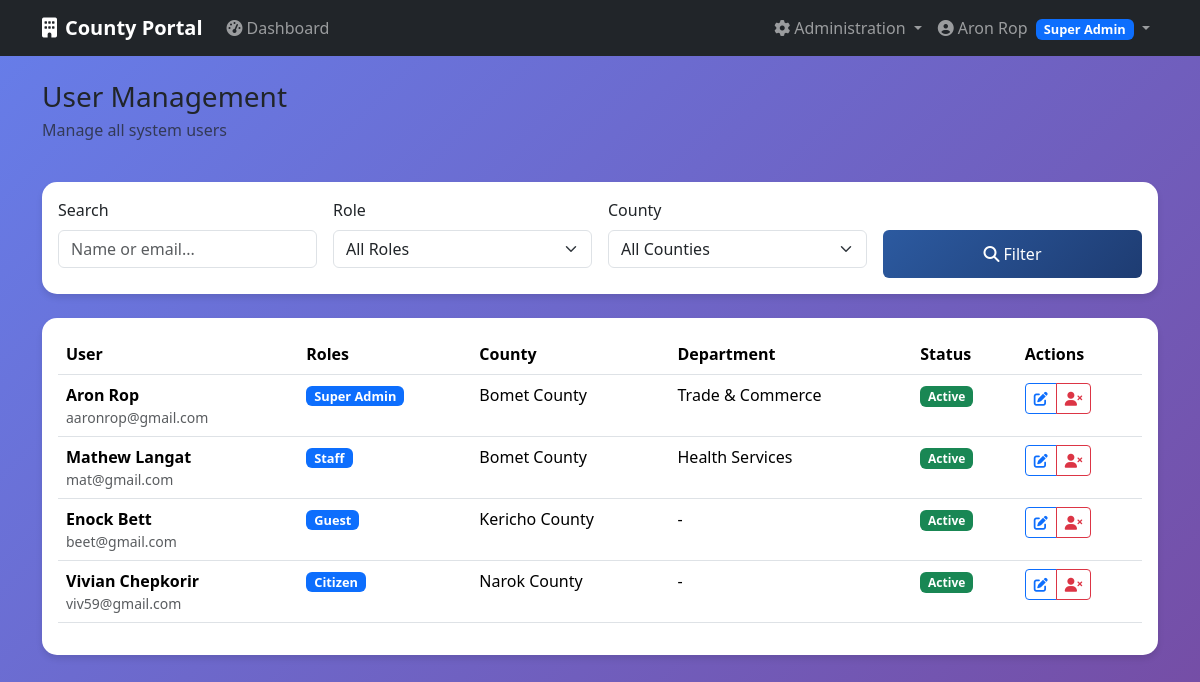
Before: /auth/users (signed in) with the older database file.
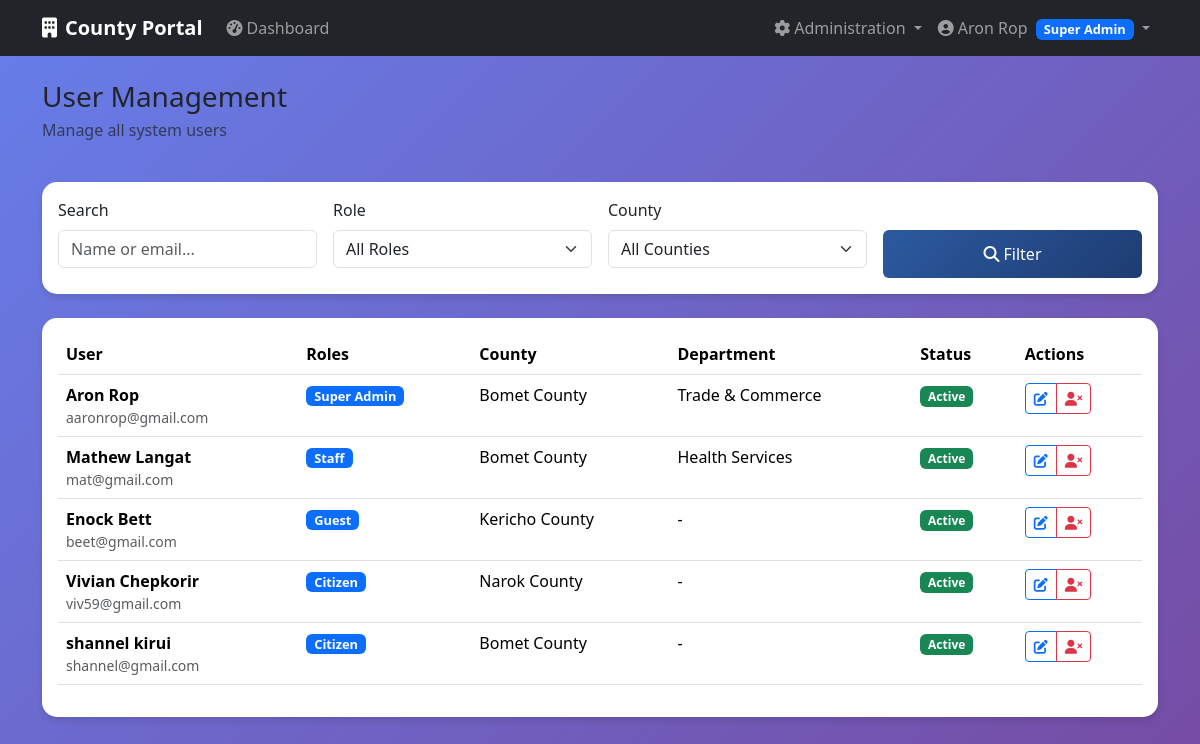
After: the same page with the newer database file.
### app/models/user.py (models this page shows, shortened)
class Role(db.Model, RoleMixin):
    __tablename__ = 'roles'
    id = db.Column(db.Integer, primary_key=True)
    name = db.Column(db.String(80), unique=True, nullable=False)
    description = db.Column(db.String(255), nullable=True)

class User(db.Model, UserMixin):
    __tablename__ = 'users'
    id = db.Column(db.Integer, primary_key=True)
    email = db.Column(db.String(200), unique=True, nullable=False)
    password = db.Column(db.String(128), nullable=False)
    active = db.Column(db.Boolean(), default=True)
    confirmed_at = db.Column(db.DateTime())
    created_at = db.Column(db.DateTime(), nullable=False, default=db.func.current_timestamp())
    fs_uniquifier = db.Column(db.String(255), unique=True, nullable=False, default=lambda: str(uuid.uuid4()))
    county_id = db.Column(db.Integer, db.ForeignKey('counties.id'))
    department_id = db.Column(db.Integer, db.ForeignKey('departments.id'))
    last_login_at = db.Column(db.DateTime())
    current_login_at = db.Column(db.DateTime())
    last_login_ip = db.Column(db.String(50))
    current_login_ip = db.Column(db.String(50))
    login_count = db.Column(db.Integer, default=0)
    first_name = db.Column(db.String(100))
    last_name = db.Column(db.String(100))
    phone = db.Column(db.String(20))
    roles = db.relationship('Role', secondary=roles_users, backref=db.backref('users', lazy='dynamic'))
    def full_name(self):
        if self.first_name and self.last_name:
            return f"{self.first_name} {self.last_name}"
        return self.email.split('@')[0] # Fallback if user dont provide first and last name or both
    def has_role(self, role_name):
        return any(role.name == role_name for role in self.roles)

### app/models/county.py (models this page shows, shortened)
class County(db.Model):
        __tablename__ = 'counties'
        id = db.Column(db.Integer, primary_key=True)
        name = db.Column(db.String(100), unique=True, nullable=False)
        code = db.Column(db.String(10), unique=True, nullable=False)
        description = db.Column(db.Text)
        active = db.Column(db.Boolean, default=True)
        created_at = db.Column(db.DateTime, default=datetime.utcnow)
        users = db.relationship('User', backref='county', lazy='dynamic')
        departments = db.relationship('Department', backref='county',   lazy='dynamic')

class Department(db.Model):
        __tablename__ = 'departments'
        id = db.Column(db.Integer, primary_key=True)
        name = db.Column(db.String(100), nullable=False)
        code = db.Column(db.String(20), nullable=False)
        description = db.Column(db.Text)
        county_id = db.Column(db.Integer, db.ForeignKey('counties.id'),
  nullable=False)
        active = db.Column(db.Boolean, default=True)
        created_at = db.Column(db.DateTime, default=datetime.utcnow)
        officers = db.relationship('User', backref='department', lazy='dynamic')
        permit_types = db.relationship('PermitType', backref='department', lazy='dynamic')

### app/auth/routes.py (the view)
@auth_bp.route('/users')
@login_required
@roles_required(UserRoles.SUPER_ADMIN)
def users():
    page = request.args.get('page', 1, type=int)
    search = request.args.get('search', '', type=str)
    role_filter = request.args.get('role', '', type=str)
    county_filter = request.args.get('county', '', type=str)
    query = User.query
    if search:
        query = query.filter(
            (User.email.contains(search)) |
            (User.first_name.contains(search)) |
            (User.last_name.contains(search))
        )
    if role_filter:
        role = Role.query.filter_by(name=role_filter).first()
        if role:
            query = query.filter(User.roles.contains(role))
    if county_filter:
        query = query.filter_by(county_id=county_filter)
    users = query.paginate(
        page=page, per_page=20, error_out=False
    )
    roles = Role.query.all()
    counties = County.query.filter_by(active=True).all()
    return render_template('auth/users.html',
                            users=users,
                            roles=roles,
                            counties=counties,
                            current_search=search,
                            current_role=role_filter,
                            current_county=county_filter)

### app/templates/auth/users.html (shortened to what the changed rows need)
{% extends "base.html" %}
{% block content %}
<div class="row">
    <div class="col-12">
        <div class="d-flex justify-content-between align-items-center mb-4">
            <div>
                <h1 class="h3 mb-1">User Management</h1>
            </div>
        </div>
    </div>
</div>
<div class="card dashboard-card">
    <div class="card-body">
        <div class="table-responsive">
            <table class="table table-hover">
                <thead>
                    <tr>
                        <th>User</th>
                        <th>Roles</th>
                        <th>County</th>
                        <th>Department</th>
                        <th>Status</th>
                        <th>Actions</th>
                    </tr>
                </thead>
                <tbody>
                    {% for user in users.items %}
                    <tr>
                        <td>
                            <div class="d-flex align-items-center">
                                <div>
                                    <div class="fw-bold">{{ user.first_name }} {{ user.last_name }}</div>
                                    <div class="small text-muted">{{ user.email }}</div>
                                </div>
                            </div>
                        </td>
                        <td>
                            {% for role in user.roles %}
                            <span class="badge bg-primary role-badge">{{ role.name.replace('_', ' ').title() }}</span>
                            {% endfor %}
                        </td>
                        <td>{{ user.county.name if user.county else '-' }}</td>
                        <td>{{ user.department.name if user.department else '-' }}</td>
                        <td>
                            <span class="badge {% if user.active %}bg-success{% else %}bg-danger{% endif %}">
                                {{ 'Active' if user.active else 'Inactive' }}
                            </span>
                        </td>
                        <td>
                            <div class="btn-group">
                                <a href="{{ url_for('auth_bp.edit_user', user_id=user.id) }}"
                                   class="btn btn-sm btn-outline-primary"
                                   title="Edit User">
                                    <i class="fas fa-edit"></i>
                                </a>
                                <button onclick="toggleUserStatus('{{ user.id }}')"
                                        class="btn btn-sm {% if user.active %}btn-outline-danger{% else %}btn-outline-success{% endif %}"
                                        title="{% if user.active %}Deactivate User{% else %}Activate User{% endif %}">
                                    <i class="fas {% if user.active %}fa-user-times{% else %}fa-user-check{% endif %}"></i>
                                </button>
                            </div>
                        </td>
                    </tr>
                    {% endfor %}
                </tbody>
            </table>
        </div>
    </div>
</div>
{% endblock %}

### app/templates/base.html (shortened to what this page needs)
<!DOCTYPE html>
<html lang="en">
<head>
    <link href="https://cdn.jsdelivr.net/npm/bootstrap@5.3.2/dist/css/bootstrap.min.css" rel="stylesheet">
    <link href="https://cdnjs.cloudflare.com/ajax/libs/font-awesome/6.4.0/css/all.min.css" rel="stylesheet">
</head>
<body>
    <nav class="navbar navbar-expand-lg navbar-dark bg-dark">
        <div class="container">
            <a class="navbar-brand" href="{{ url_for('main_bp.index') }}">
                <i class="fas fa-building me-2"></i>County Portal
            </a>
            {% if current_user.is_authenticated %}
            <div class="collapse navbar-collapse" id="navbarNav">
                <ul class="navbar-nav me-auto">
                    <li class="nav-item">
                        <a class="nav-link" href="{{ url_for('main_bp.dashboard') }}">
                            <i class="fas fa-tachometer-alt me-1"></i>Dashboard
                        </a>
                    </li>
                </ul>
                {% if current_user.has_role('super_admin') %}
                <ul class="navbar-nav">
                    <li class="nav-item dropdown">
                        <a class="nav-link dropdown-toggle" href="#" id="adminDropdown" role="button" data-bs-toggle="dropdown">
                            <i class="fas fa-cog me-1"></i>Administration
                        </a>
                    </li>
                </ul>
                {% endif %}
                <ul class="navbar-nav">
                    <li class="nav-item dropdown">
                        <a class="nav-link dropdown-toggle" href="#" id="userDropdown" role="button" data-bs-toggle="dropdown">
                            <i class="fas fa-user-circle me-1"></i>{{ current_user.full_name() }}
                            {% for role in current_user.roles %}
                            <span class="badge bg-primary role-badge ms-1">{{ role.name.replace('_', ' ').title() }}</span>
                            {% endfor %}
                        </a>
                    </li>
                </ul>
            </div>
            {% else %}
            <div class="d-flex">
                <a href="{{ url_for('security.login') }}" class="btn btn-outline-light me-2">Login</a>
                <a href="{{ url_for('security.register') }}" class="btn btn-primary">Register</a>
            </div>
            {% endif %}
        </div>
    </nav>
    <main class="container mt-4">
        {% block content %}{% endblock %}
    </main>
</body>
</html>

Changed rows visible on the page:
added User: first_name "shannel", last_name "kirui", email "shannel@gmail.com", county "Bomet County", department "-", active "Active", Role (name.replace "Citizen")
